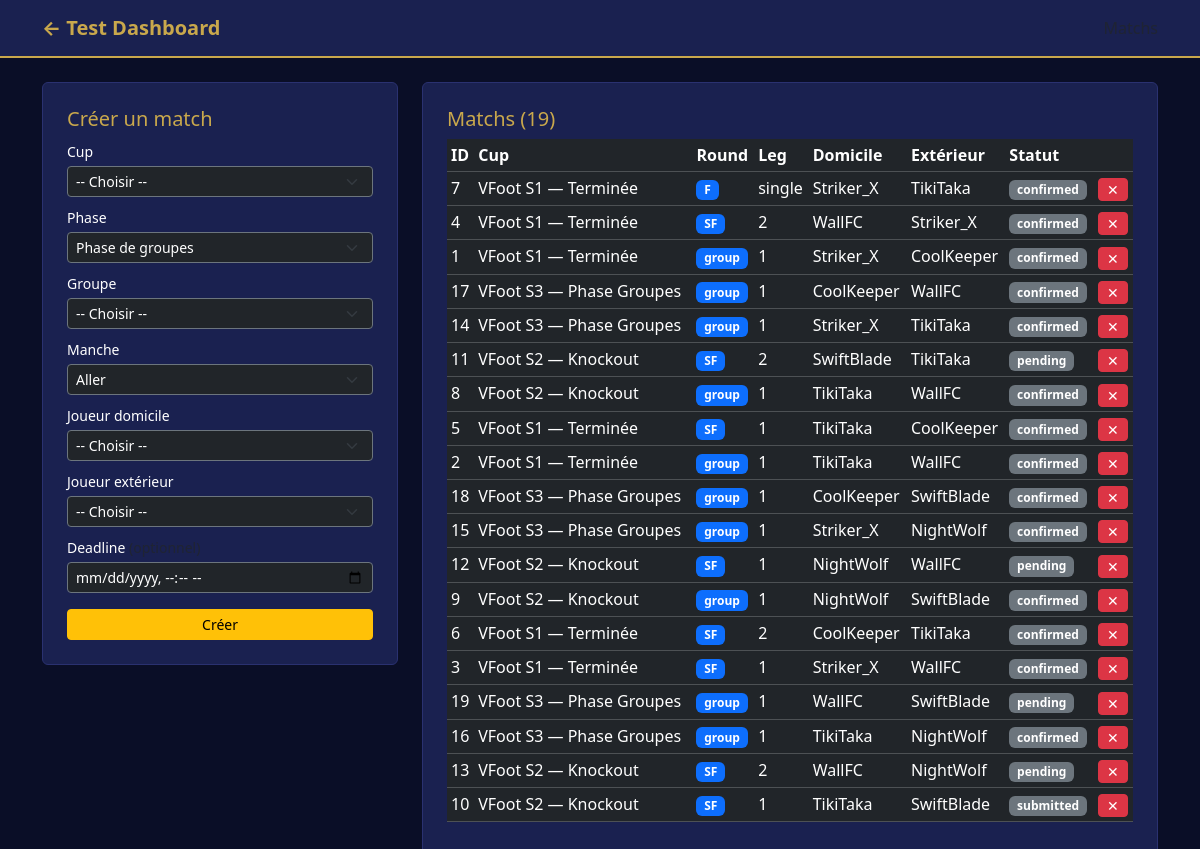
Page /test/matches.php on the committed database.
### tables this page shows
CREATE TABLE matche (

   
  id_match      INT      NOT NULL AUTO_INCREMENT,                          
  round         ENUM('group','R16','QF','SF','F') NOT NULL,                
  leg           ENUM('1','2','3','single') NOT NULL DEFAULT 'single',      
  statut        ENUM('pending','submitted','disputed','confirmed','forfeited') NOT NULL DEFAULT 'pending',
  deadline      DATETIME NULL,                                             
  created_at    DATETIME NOT NULL DEFAULT CURRENT_TIMESTAMP,               
  id_cup        INT      NOT NULL,                                         
  id_groupe     INT      NULL,                                             
  first_leg_id  INT      NULL,                                             
  next_match_id INT      NULL,                                             
  home_user_id  INT      NOT NULL,                                         
  away_user_id  INT      NOT NULL,                                         

   
  CONSTRAINT pk_matche               PRIMARY KEY (id_match),
  CONSTRAINT fk_matche_id_cup        FOREIGN KEY (id_cup)         REFERENCES cup(id_cup),
  CONSTRAINT fk_matche_id_groupe     FOREIGN KEY (id_groupe)      REFERENCES groupe(id_groupe),
  CONSTRAINT fk_matche_first_leg     FOREIGN KEY (first_leg_id)   REFERENCES matche(id_match),  
  CONSTRAINT fk_matche_next_match    FOREIGN KEY (next_match_id)  REFERENCES matche(id_match),  
  CONSTRAINT fk_matche_home_user     FOREIGN KEY (home_user_id)   REFERENCES users(id_user),
  CONSTRAINT fk_matche_away_user     FOREIGN KEY (away_user_id)   REFERENCES users(id_user),
  CONSTRAINT ck_matche_diff_users    CHECK (home_user_id <> away_user_id),                      
  CONSTRAINT ck_matche_round_leg     CHECK (                                                    
    (round IN ('R16','QF','SF') AND leg IN ('1','2','3')) OR                                    
    (round = 'F'                AND leg = 'single')       OR                                    
    (round = 'group'            AND leg IN ('1','2'))                                           
  ),
  CONSTRAINT ck_matche_groupe_round  CHECK (                                                    
    (round = 'group' AND id_groupe IS NOT NULL) OR
    (round <> 'group' AND id_groupe IS NULL)
  ),
  CONSTRAINT ck_matche_first_leg     CHECK (                                                    
    (leg IN ('2','3') AND round IN ('R16','QF','SF')) = (first_leg_id IS NOT NULL)              
  )

);

CREATE TABLE cup (

   
  id_cup        INT          NOT NULL AUTO_INCREMENT,                      
  titre         VARCHAR(100) NOT NULL,                                     
  visibilite    ENUM('public', 'private') NOT NULL DEFAULT 'public',       
  join_code     VARCHAR(20)  NULL,                                         
  min_players   INT          NOT NULL DEFAULT 8,                           
  max_players   INT          NOT NULL DEFAULT 64,                          
  statut        ENUM('draft','open','started','finished','cancelled') NOT NULL DEFAULT 'draft',
  qualification INT          NOT NULL DEFAULT 2,                           
  created_at    DATETIME     NOT NULL DEFAULT CURRENT_TIMESTAMP,           
  created_by    INT          NOT NULL,                                     

   
  CONSTRAINT pk_cup            PRIMARY KEY (id_cup),
  CONSTRAINT fk_cup_created_by FOREIGN KEY (created_by)  REFERENCES users(id_user),
  CONSTRAINT ck_cup_players    CHECK (min_players >= 8 AND max_players <= 64),   
  CONSTRAINT ck_cup_minmax     CHECK (min_players <= max_players),               
  CONSTRAINT ck_cup_joincode   CHECK (                                                         
    (visibilite = 'public'  AND join_code IS NULL) OR
    (visibilite = 'private' AND join_code IS NOT NULL)
  )

);

CREATE TABLE users (

   
  id_user    INT          NOT NULL AUTO_INCREMENT,                         
  email      VARCHAR(100) NOT NULL,                                        
  password   VARCHAR(255) NOT NULL,                                        
  username   VARCHAR(50)  NOT NULL,                                        
  id_role    INT          NOT NULL DEFAULT 1,                              
  is_banned  BOOLEAN      NOT NULL DEFAULT FALSE,                          
  created_at DATETIME     NOT NULL DEFAULT CURRENT_TIMESTAMP,              

   
   
  CONSTRAINT pk_users          PRIMARY KEY (id_user),                      
  CONSTRAINT fk_users_id_role  FOREIGN KEY (id_role) REFERENCES role(id_role),
  CONSTRAINT uq_users_email    UNIQUE (email),                             
  CONSTRAINT uq_users_username UNIQUE (username)                           

);

### test/config.php (called while the page is built, shortened)
<?php
function db(): PDO {
    static $pdo = null;
    if ($pdo === null) {
        $pdo = new PDO(
            "mysql:host=" . DB_HOST . ";dbname=" . DB_NAME . ";charset=utf8mb4",
            DB_USER,
            DB_PASS,
            [PDO::ATTR_ERRMODE => PDO::ERRMODE_EXCEPTION, PDO::ATTR_DEFAULT_FETCH_MODE => PDO::FETCH_ASSOC]
        );
    }
    return $pdo;
}

### test/matches.php (the view, shortened to what this page needs)
<?php
require 'config.php';
$matches = db()->query("
    SELECT m.*,
           h.username as home, a.username as away, c.titre as cup
    FROM matche m
    JOIN users h ON m.home_user_id = h.id_user
    JOIN users a ON m.away_user_id = a.id_user
    JOIN cup c   ON m.id_cup = c.id_cup
    ORDER BY m.created_at DESC
")->fetchAll();
?>
<!DOCTYPE html>
<html lang="fr">
<head>
    <link href="https://cdn.jsdelivr.net/npm/bootstrap@5.3.3/dist/css/bootstrap.min.css" rel="stylesheet">
</head>
<body>
<nav class="navbar navbar-dark mb-4">
    <div class="container">
        <a class="navbar-brand" href="index.php">← Test Dashboard</a>
        <span class="text-muted">Matchs</span>
    </div>
</nav>
<div class="container">
    <div class="row g-4">
        <div class="col-md-4">
            <div class="card p-4">
                <h5 class="card-title">Créer un match</h5>
                <form method="POST">
                    <div class="mb-2">
                        <label class="form-label small text-white mb-1">Cup</label>
                        <select name="id_cup" class="form-select form-select-sm bg-dark text-white border-secondary" required>
                            <option value="">-- Choisir --</option>
                        </select>
                    </div>
                    <div class="mb-2">
                        <label class="form-label small text-white mb-1">Phase</label>
                        <select name="round" id="roundSelect" class="form-select form-select-sm bg-dark text-white border-secondary">
                            <option value="group">Phase de groupes</option>
                        </select>
                    </div>
                    <div class="mb-2" id="groupeField">
                        <label class="form-label small text-white mb-1">Groupe</label>
                        <select name="id_groupe" class="form-select form-select-sm bg-dark text-white border-secondary">
                            <option value="">-- Choisir --</option>
                        </select>
                    </div>
                    <div class="mb-2">
                        <label class="form-label small text-white mb-1">Manche</label>
                        <select name="leg" class="form-select form-select-sm bg-dark text-white border-secondary">
                            <option value="1">Aller</option>
                        </select>
                    </div>
                    <div class="mb-2">
                        <label class="form-label small text-white mb-1">Joueur domicile</label>
                        <select name="home_user_id" class="form-select form-select-sm bg-dark text-white border-secondary" required>
                            <option value="">-- Choisir --</option>
                        </select>
                    </div>
                    <div class="mb-2">
                        <label class="form-label small text-white mb-1">Joueur extérieur</label>
                        <select name="away_user_id" class="form-select form-select-sm bg-dark text-white border-secondary" required>
                            <option value="">-- Choisir --</option>
                        </select>
                    </div>
                    <div class="mb-3">
                        <label class="form-label small text-white mb-1">Deadline <span class="text-muted">(optionnel)</span></label>
                        <input type="datetime-local" name="deadline" class="form-control form-control-sm bg-dark text-white border-secondary">
                    </div>
                    <button class="btn btn-warning btn-sm w-100">Créer</button>
                </form>
            </div>
        </div>
        <div class="col-md-8">
            <div class="card p-4">
                <h5 class="card-title">Matchs (<?= count($matches) ?>)</h5>
                <table class="table table-sm table-dark table-hover">
                    <thead>
                        <tr><th>ID</th><th>Cup</th><th>Round</th><th>Leg</th><th>Domicile</th><th>Extérieur</th><th>Statut</th><th></th></tr>
                    </thead>
                    <tbody>
                        <?php foreach ($matches as $m): ?>
                        <tr>
                            <td><?= $m['id_match'] ?></td>
                            <td><?= htmlspecialchars($m['cup']) ?></td>
                            <td><span class="badge bg-primary"><?= $m['round'] ?></span></td>
                            <td><?= $m['leg'] ?></td>
                            <td><?= htmlspecialchars($m['home']) ?></td>
                            <td><?= htmlspecialchars($m['away']) ?></td>
                            <td><span class="badge bg-secondary"><?= $m['statut'] ?></span></td>
                            <td>
                                <form method="POST" style="display:inline">
                                    <button class="btn btn-danger btn-sm py-0" onclick="return confirm('Supprimer ?')">✕</button>
                                </form>
                            </td>
                        </tr>
                        <?php endforeach; ?>
                    </tbody>
                </table>
            </div>
        </div>
    </div>
</div>
</body>
</html>

### test/matches.php (style rules this page uses)
body { background: #0a0e27; color: #fff; }
.card { background: #1a2150; border: 1px solid #2a3170; }
.card-title { color: #c9a84c; }
.navbar { background: #1a2150 !important; border-bottom: 2px solid #c9a84c; }
.navbar-brand { color: #c9a84c !important; font-weight: bold; }
table { color: #fff; }
thead { color: #c9a84c; }

### rows in the picture
matche: id_match "7", id_cup.titre "VFoot S1 — Terminée", round "F", leg "single", home_user.username "Striker_X", away_user.username "TikiTaka", statut "confirmed"
matche: id_match "4", id_cup.titre "VFoot S1 — Terminée", round "SF", leg "2", home_user.username "WallFC", away_user.username "Striker_X", statut "confirmed"
matche: id_match "1", id_cup.titre "VFoot S1 — Terminée", round "group", leg "1", home_user.username "Striker_X", away_user.username "CoolKeeper", statut "confirmed"
matche: id_match "17", id_cup.titre "VFoot S3 — Phase Groupes", round "group", leg "1", home_user.username "CoolKeeper", away_user.username "WallFC", statut "confirmed"
matche: id_match "14", id_cup.titre "VFoot S3 — Phase Groupes", round "group", leg "1", home_user.username "Striker_X", away_user.username "TikiTaka", statut "confirmed"
matche: id_match "11", id_cup.titre "VFoot S2 — Knockout", round "SF", leg "2", home_user.username "SwiftBlade", away_user.username "TikiTaka", statut "pending"
matche: id_match "8", id_cup.titre "VFoot S2 — Knockout", round "group", leg "1", home_user.username "TikiTaka", away_user.username "WallFC", statut "confirmed"
matche: id_match "5", id_cup.titre "VFoot S1 — Terminée", round "SF", leg "1", home_user.username "TikiTaka", away_user.username "CoolKeeper", statut "confirmed"
matche: id_match "2", id_cup.titre "VFoot S1 — Terminée", round "group", leg "1", home_user.username "TikiTaka", away_user.username "WallFC", statut "confirmed"
matche: id_match "18", id_cup.titre "VFoot S3 — Phase Groupes", round "group", leg "1", home_user.username "CoolKeeper", away_user.username "SwiftBlade", statut "confirmed"
matche: id_match "15", id_cup.titre "VFoot S3 — Phase Groupes", round "group", leg "1", home_user.username "Striker_X", away_user.username "NightWolf", statut "confirmed"
matche: id_match "12", id_cup.titre "VFoot S2 — Knockout", round "SF", leg "1", home_user.username "NightWolf", away_user.username "WallFC", statut "pending"
matche: id_match "9", id_cup.titre "VFoot S2 — Knockout", round "group", leg "1", home_user.username "NightWolf", away_user.username "SwiftBlade", statut "confirmed"
matche: id_match "6", id_cup.titre "VFoot S1 — Terminée", round "SF", leg "2", home_user.username "CoolKeeper", away_user.username "TikiTaka", statut "confirmed"
matche: id_match "3", id_cup.titre "VFoot S1 — Terminée", round "SF", leg "1", home_user.username "Striker_X", away_user.username "WallFC", statut "confirmed"
matche: id_match "19", id_cup.titre "VFoot S3 — Phase Groupes", round "group", leg "1", home_user.username "WallFC", away_user.username "SwiftBlade", statut "pending"
matche: id_match "16", id_cup.titre "VFoot S3 — Phase Groupes", round "group", leg "1", home_user.username "TikiTaka", away_user.username "NightWolf", statut "confirmed"
matche: id_match "13", id_cup.titre "VFoot S2 — Knockout", round "SF", leg "2", home_user.username "WallFC", away_user.username "NightWolf", statut "pending"
matche: id_match "10", id_cup.titre "VFoot S2 — Knockout", round "SF", leg "1", home_user.username "TikiTaka", away_user.username "SwiftBlade", statut "submitted"

### other values in the picture
count($matches) "19"
